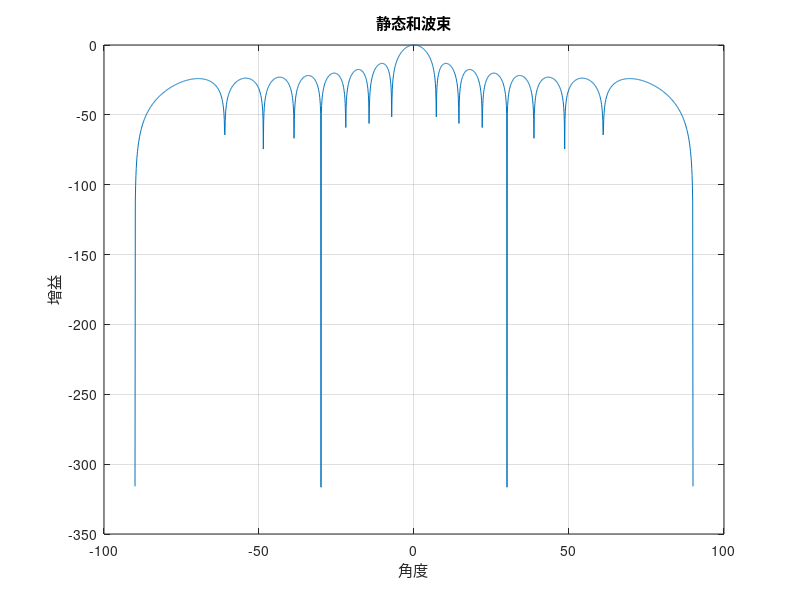

Write MATLAB code to recreate this figure. (Note: this script raises an error after producing the figure.)
close all;
clear all;
clc;
clear ;clc;close all;
%%参数设置
f=16e9;
c=3e8;
lamda=c/f;
d=lamda/2;
k=2*pi/lamda;
N=16;

%% 无干扰静态方向图
theta=-90:0.1:90;
L=length(theta);
a_start=zeros(N,L);
for i=1:N
    a_start(i,:)=exp(1j*k*(i-1)*d*sind(theta));
end
v=ones(N,1);
s=v'*a_start;
s1=abs(s);
s2=s1/max(s1);
s=20*log10(s2);
figure(1);
plot(theta,s);
xlabel("角度");
ylabel("增益");
title('静态和波束');
grid on;
%% 期望信号 噶闹信号 噪声信号
M=512;%采样次数
theta0=15;%期望信号角度
theta_i=[38 68];%干扰信号
a_i=exp(1i*k*(0:N-1)'*d*sind(theta_i));%干扰信号对每个阵子的相移
a0=exp(1i*k*(0:N-1)'*d*sind(theta0));%期望信号对每个阵子的相移 alpha
I1=zeros(N,M);
I2=zeros(N,M);
n=zeros(N,M);
for ii=1:M %生成信号
    AM_I1=100*randn(1);
    AM_I2=100*randn(1);
    I1(:,ii)=AM_I1*a_i(:,1);
    I2(:,ii)=AM_I2*a_i(:,2);
    n(:,ii)=0.5*(randn(N,1)+j*randn(N,1));

end
X=I1+I2+n;
%%LCEC
R=X*X'/M;
c=a0;%期望信号矢量
[V,D]=eig(R);%协方差矩阵特征值分解
un=V(:,1:6);
un=fliplr(un);
I=eye(N);
w_lcec=un*un'*c*inv(c'*un*un'*c);
y_lcec=w_lcec'*a_start;
y_lcec=abs(y_lcec);
y_lcec=y_lcec/max(y_lcec);
figure(5);
plot(theta,db(y_lcec));
grid on;
%% 构建目标函数 干扰为38 68 信号为15度 零陷宽度为1度
theta_3dB=38;
theta_3dB_2=10;
Am=70;
D_theta=zeros(1,L);
for i=1:length(theta)
    if theta(i)<=40.5&&theta(i)>=36.5  
        D_theta(i)=-min(12*((theta(i)/theta_3dB_2))^4,Am);
     else if theta(i)<=70.5&&theta(i)>=66.5 
        D_theta(i)=-min(12*((theta(i)/theta_3dB))^4,Am);
      else if theta(i)>=10&&theta(i)<=20   
         D_theta(i)=0;
      else
         D_theta(i)=-20; 
      end
      end
    end
end
figure(2)
plot(theta,D_theta);
grid on;
%% 差分变异初始化
NP=200;
D=2*N;        % 优化个数
G=800;
F0=0.5;
CR=0.7;

yz=10^-6;

limit=zeros(D,2);
for mm=1:D
    if(mm<=N)
        limit(mm,2)=360;
    else
        limit(mm,2)=1;

    end 
end
for i = 1:D
    alpha (i,:)= limit(i, 1) + (limit(i, 2) - limit(i, 1)) * rand(NP,1);%初始种群的位置
end

x=zeros(D,NP);    % 初始种群
v=zeros(D,NP);    % 变异种群
u=zeros(D,NP);    % 选择种群
%   种群初值
x=alpha;
%   计算目标参数
ob=cost(NP,theta,a_start,x,w_lcec,D_theta);

trace(1)=max(ob);
%          差分进化循环
for gen=1:G
    %   变异操作
    for m=1:NP
        r1=randi([1,NP],1,1);
        while(r1==m)
            r1=randi([1,NP],1,1);
        end
        
        r2=randi([1,NP],1,1);
        while(r2==r1)||(r2==m)
            r2=randi([1,NP],1,1);
        end
        
        r3=randi([1,NP],1,1);
        while(r3==m)||(r3==r2)||(r3==r1)
            r3=randi([1,NP],1,1);
        end
        %  产生不同的r1,r2,r3
        
        v(:,m)=x(:,r1)+F0*(x(:,r2)-x(:,r3));
 
    end
    
    %   交叉操作
    
    r=randi([1,D],1,1);   % 这个变异是针对整个种群的变异，不正对单个个体
    for n=1:D
        cr=rand;
        if (cr<=CR)||(n==r)
            u(n,:)=v(n,:);
        else
            u(n,:)=x(n,:);
        end
    end
%     %     边界条件处理
%     for m=1:NP
%         for n=1:D
%             if u(n,m)<a
%                 u(n,m)=a;
%             end
%             if u(n,m)>b
%                 u(n,m)=b;
%             end
%         end
%     end
    
    % 自然选择
    % 计算新的适应度
    ob_1=cost(NP,theta,a_start,u,w_lcec,D_theta);
    
    for m=1:NP
        if ob_1(m)>ob(m)
            x(:,m)=u(:,m);
        else
            x(:,m)=x(:,m);
        end
        
    end
    % 现在x为经过选择后的种群
    
    ob=cost(NP,theta,a_start,x,w_lcec,D_theta);
    
    [trace(gen+1), temp]=max(ob);
    tt=max(ob);
    
end
for i =1:N
            w_DE(i,1)=w_lcec(i,1)*x(i+N,m)+exp(j*x(i,m)/180*pi);
        end
y_DE=w_DE'*a_start;
y_DE=abs(y_DE);
y_DE=y_DE/max(y_DE);
 
figure(3);
title(['差分进化算法(DE)', '最小值: ', num2str(tt)]);
xlabel('迭代次数'); 
ylabel('目标函数值');
plot(trace);

grid on;
figure(4)
plot(theta,D_theta,'r');hold on;
plot(theta,db(y_DE),'b');
xlabel("角度");
ylabel("dB");
ylim([-100,0]);
